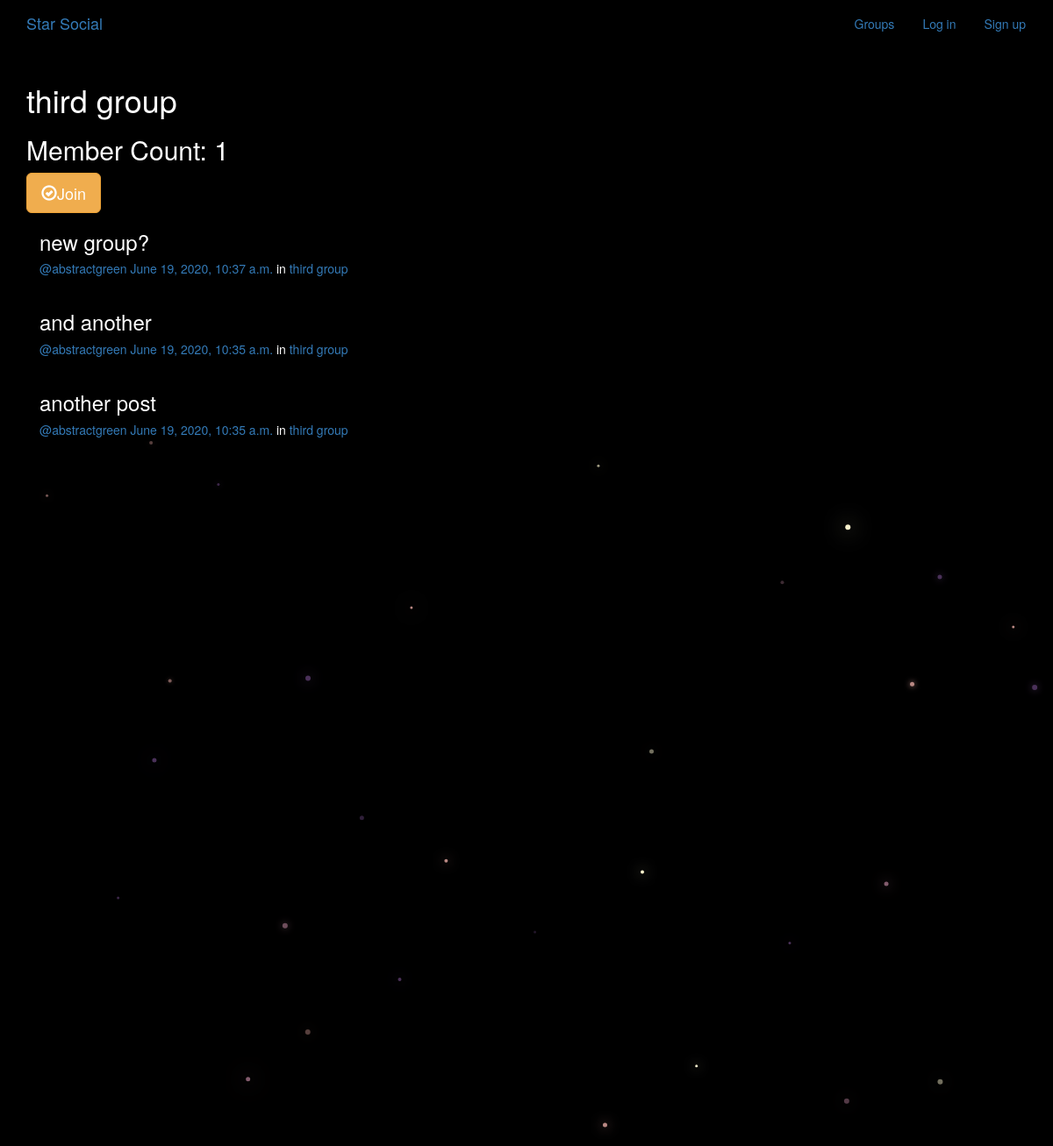
Page /groups/posts/in/third-group on the committed database.
### groups/models.py (models this page shows, shortened)
class Group(models.Model):
    name = models.CharField(max_length=255, unique=True)
    slug = models.SlugField(allow_unicode=True, unique=True)
    description = models.TextField(blank=True, default='')
    description_html = models.TextField(editable=False, default='', blank=True)
    members = models.ManyToManyField(User, through="GroupMember")
    class Meta:
        ordering = ['name'] # Order by name

### posts/models.py (models this page shows, shortened)
class Post(models.Model):
    user = models.ForeignKey(User, related_name='posts', on_delete=models.CASCADE)
    created_at = models.DateTimeField(auto_now=True)
    message = models.TextField()
    message_html = models.TextField(editable=False)
    group = models.ForeignKey(Group, related_name='posts', null=True, blank=True, on_delete=models.CASCADE)
    class Meta:
        ordering = ['-created_at'] # Ordered by creation date
        unique_together = ['user', 'message'] # Every message is uniquely linked to user

### groups/views.py (the view)
# urls.py: path('posts/in/<slug:slug>', views.SingleGroup.as_view(), name="single"),
class SingleGroup(generic.DetailView):
    model = Group

### groups/templates/groups/group_detail.html
{% extends 'groups/group_base.html' %}
{% block pregroup %}
<h1>{{group.name}}</h1>
<h2>Member Count: {{group.members.count}}</h2>
<div class="content">
    {%if user in group.members.all%}
    <a href="{% url 'groups:leave' slug=group.slug %}"
    class="btn btn-lg btn-fill btn-warning"><span
    class="glyphicon glyphicon-remove-circle"></span>Leave</a>
    {% else %}
    <a href="{% url 'groups:join' slug=group.slug %}"
    class="btn btn-lg btn-fill btn-warning"><span
    class="glyphicon glyphicon-ok-circle"></span>Join</a>
    {% endif %}
</div>
{% endblock %}
{% block group_content %}
    <div class="col-md-8">
        {% if group.posts.count == 0 %}
            <h2>No posts in this group yet</h2>
        {% else %}
            {% for post in group.posts.all %}
                {% include "posts/_post.html" %}
            {% endfor %}
        {% endif %}
    </div>
{% endblock  %}

### posts/templates/posts/_post.html (shortened to what this page needs)
<div class="post media">
    <h3>{{post.message_html|safe}}</h3>
    <div class="media-body">
        <h5 class="media-heading">
            <span class="username">
                <a href="{% url 'posts:for_user' username=post.user.username %}">
                    @{{post.user.username}}
                </a>
            </span>
            <time class="time">
                <a href="{% url 'posts:single' username=post.user.username pk=post.pk %}">
                    {{post.created_at}}
                </a>
            </time>
            {% if post.group %}
			<span class="group-name">in <a href="#">{{ post.group.name }}</a></span>
			{% endif %}
        </h5>
    </div>
</div>

### static/simplesocial/css/master.css (style rules this page uses)
body { margin: 0; overflow: hidden; background-color: black; color:white; }

### rows in the picture
Group: name "third group", members.count "1"
Post: message_html "new group?", user.username "abstractgreen", created_at "June 19, 2020, 10:37 a.m.", group.name "third group"
Post: message_html "and another", user.username "abstractgreen", created_at "June 19, 2020, 10:35 a.m.", group.name "third group"
Post: message_html "another post", user.username "abstractgreen", created_at "June 19, 2020, 10:35 a.m.", group.name "third group"
